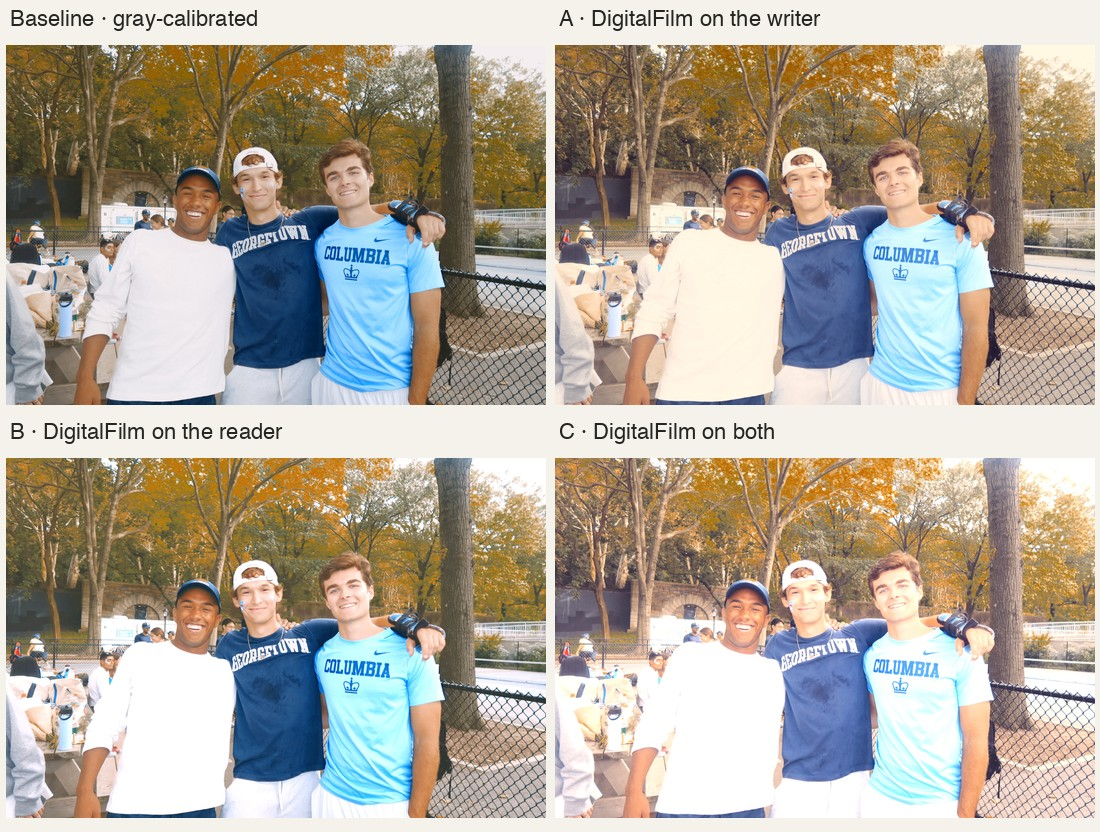
#> input picture experiments/negative/branch-comparison.jpg, 1100 x 832 px
$ python negative_pipeline.py expose branch-comparison.jpg out.png
#> lines starting #> are read from the running program, lines starting #| are printed output that depends on the picture
#> (reads experiments/negative/model.npz from the repository)
"""A two-process experiment. A 16-bit PNG is the only image passed between stages."""
import argparse
from pathlib import Path
import cv2
import numpy as np
from PIL import Image
HERE = Path(__file__).resolve().parent
# Approximate readings of Fujifilm NPH 400, bulletin AF3-121E, section 20.
LOG_H = [-3.5, -3, -2.5, -2, -1.5, -1, -.5, 0, .5, .65]
CURVES = [[.16,.16,.21,.40,.67,.98,1.28,1.58,1.86,1.94],
          [.68,.68,.73,.90,1.20,1.50,1.78,2.04,2.29,2.36],
          [.95,.95,1.00,1.22,1.49,1.76,2.01,2.26,2.51,2.59]]


def as_density(negative):
    return -np.log10(np.maximum(negative, 1/65535))


def features(z):
    r,g,b=z.T
    return np.column_stack((np.ones(len(z)),r,g,b,r*r,g*g,b*b,r*g,g*b,b*r))


def make_negative(rgb, model):
    linear=np.where(rgb<=.04045,rgb/12.92,((rgb+.055)/1.055)**2.4)
    h=np.log10(np.maximum(linear,.00001))-.65
    stock=np.stack([np.interp(h[...,c],LOG_H,CURVES[c]) for c in range(3)],axis=-1)
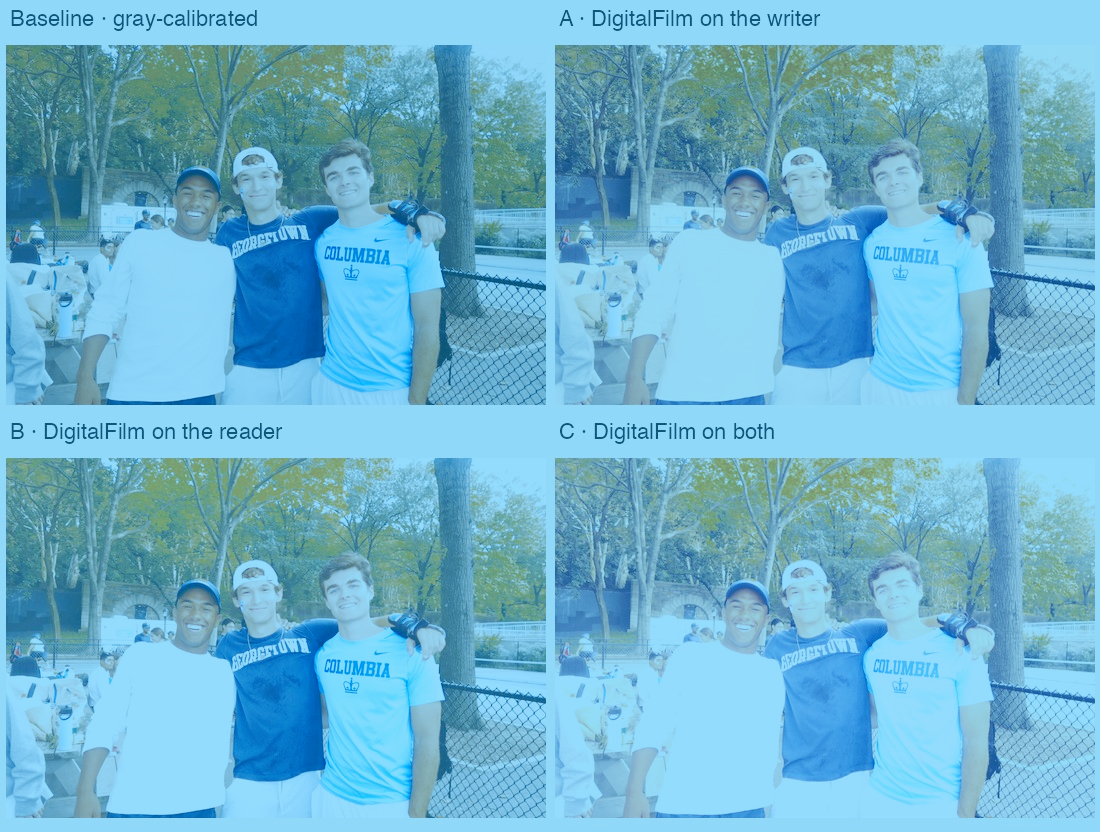
#> stock: shape (832, 1100, 3) float64; mean R, G, B 0.927, 1.41, 1.61; drawn with min black and max white
    # Relative calibration: assume sRGB levels 0.06 and 0.94 approximately span
    # the median within-frame 2nd and 98th density percentiles in training scans.
    endpoint=np.asarray([.06,.94])
    anchor_h=np.log10(((endpoint+.055)/1.055)**2.4)-.65
    anchor=np.array([np.interp(anchor_h,LOG_H,c) for c in CURVES]).T
    z=(stock-anchor[0])/(anchor[1]-anchor[0])
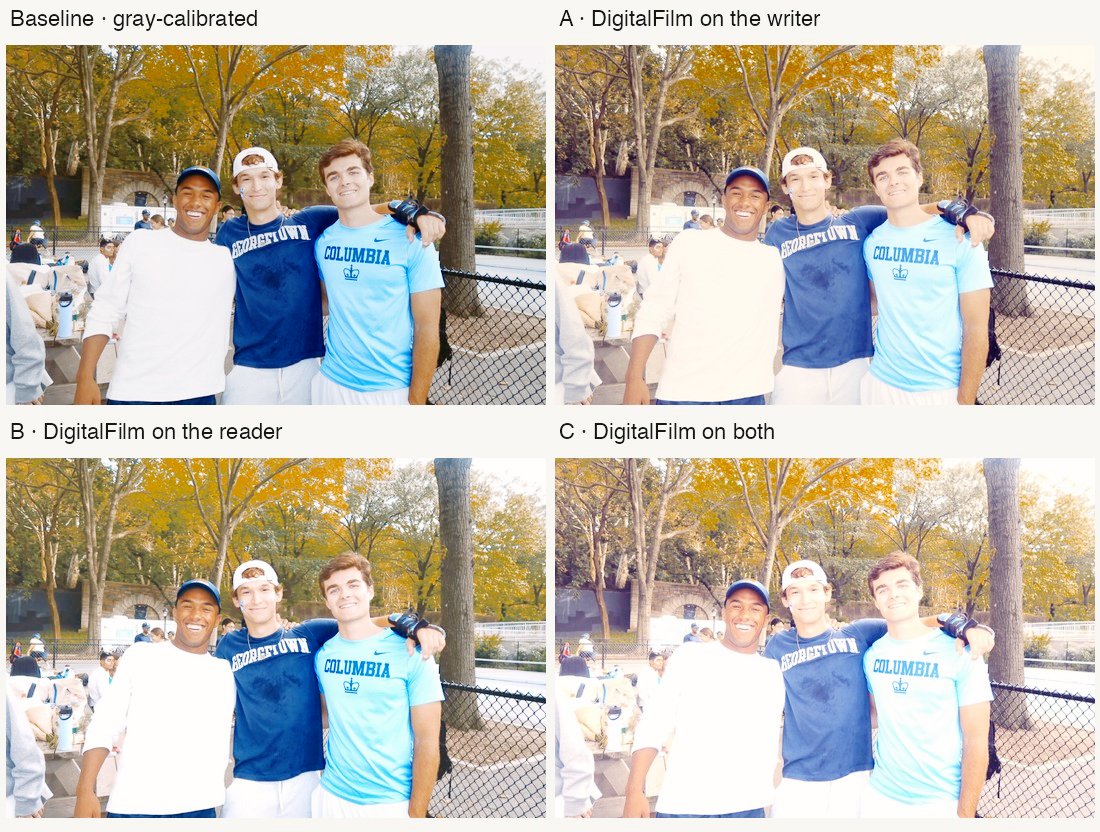
#> z: shape (832, 1100, 3) float64; mean R, G, B 0.771, 0.744, 0.693; drawn with min black and max white
    scanner_density=model['lo']+z*(model['hi']-model['lo'])
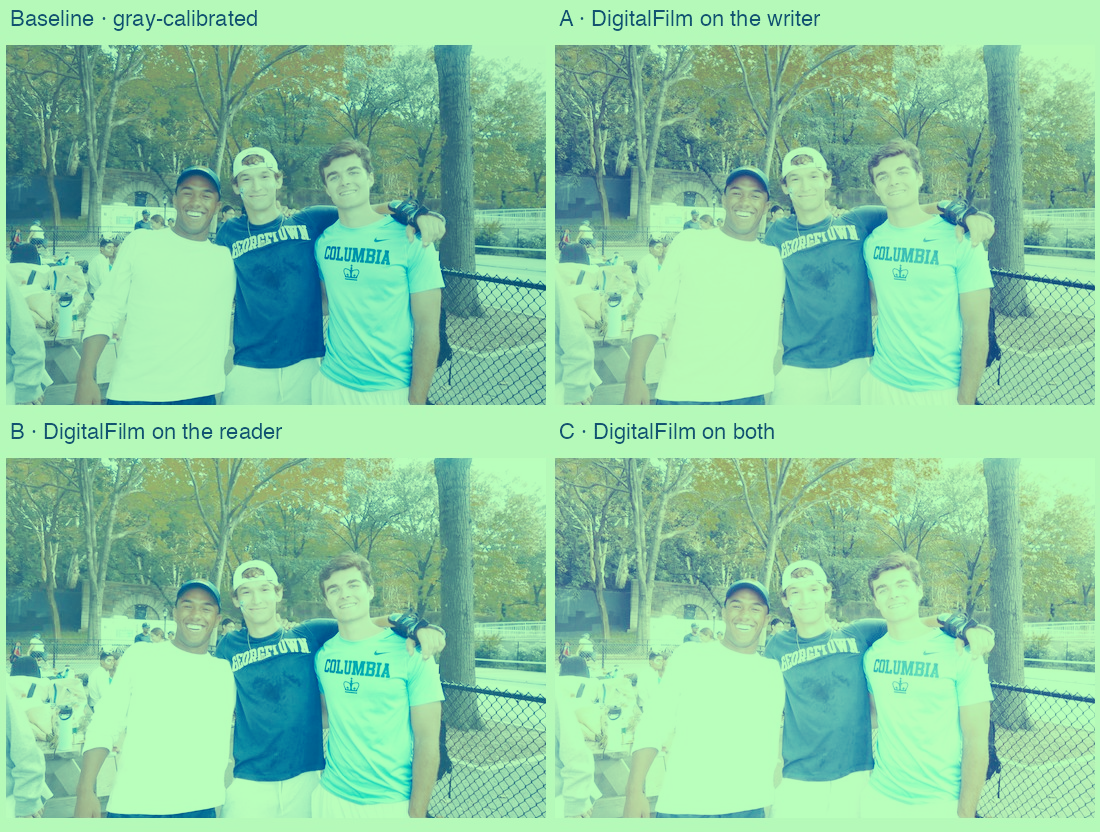
#> scanner_density: shape (832, 1100, 3) float64; mean R, G, B 0.869, 1.15, 0.972; drawn with min black and max white
    return np.clip(10**(-scanner_density),0,1)


def develop(negative, model):
    z=np.clip((as_density(negative)-model['lo'])/(model['hi']-model['lo']),-.5,1.5)
    out=np.empty_like(negative)
    for start in range(0,z.shape[0],64):
        block=z[start:start+64]
        out[start:start+64]=(features(block.reshape(-1,3))@model['weights']).reshape(block.shape)
    return out.clip(0,1)


if __name__=='__main__':
    parser=argparse.ArgumentParser(description=__doc__)
    parser.add_argument('stage',choices=['expose','develop'])
    parser.add_argument('input',type=Path)
    parser.add_argument('output',type=Path)
    parser.add_argument('--gray-calibration',action='store_true',help='Calibrate synthetic scan exposure and channel balance on a virtual gray ramp (expose only).')
    parser.add_argument('--branch', choices=['baseline','A','B','C'], default='baseline',
                        help='DigitalFilm adapter placement: A writer, B reader, C both. All three use gray calibration.')
    args=parser.parse_args()
    if args.gray_calibration and args.stage!='expose':parser.error('Gray calibration belongs to expose.')
    with np.load(HERE/'model.npz') as model:
        if args.stage=='expose':
            if args.output.suffix.lower()!='.png':parser.error('Use PNG for the 16-bit intermediate.')
            rgb=np.asarray(Image.open(args.input).convert('RGB'),dtype=np.float32)/255
            negative=make_negative(rgb,model)
            if args.gray_calibration or args.branch!='baseline':
                from neutral import calibrate,apply
                negative=apply(negative,model,calibrate(model))
            if args.branch in ('A','C'):
                from digitalfilm import parameters,writer_adjust
                negative=writer_adjust(negative,model,parameters()['writer'])
            assert cv2.imwrite(str(args.output),np.round(negative[:,:,::-1]*65535).astype('uint16'))
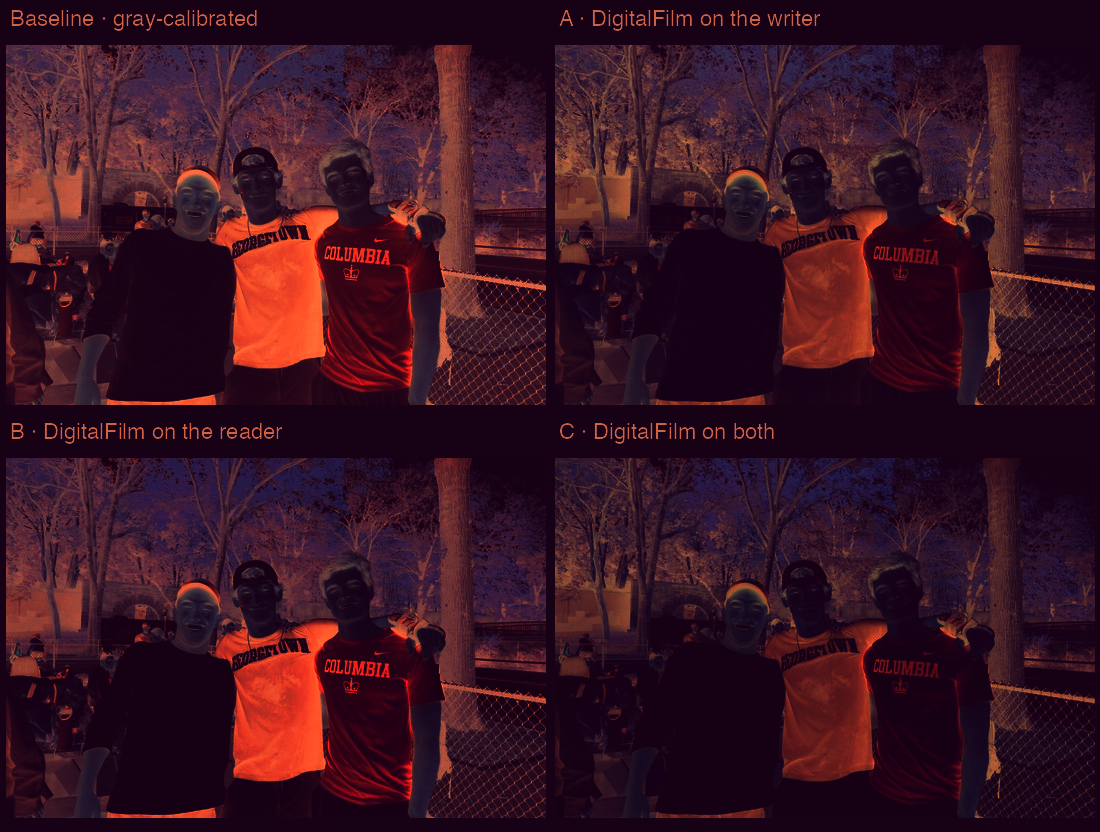
#> saved as out.png: shape (832, 1100, 3) uint16; mean B, G, R 7207.3, 5251.1, 10060.7; drawn with min black and max white
        else:
            raw=cv2.imread(str(args.input),cv2.IMREAD_UNCHANGED)
            if raw is None or raw.dtype!=np.uint16 or raw.ndim!=3 or raw.shape[2]!=3:
                parser.error('Developer input must be a 16-bit three-channel negative.')
            rgb=develop(raw[:,:,::-1].astype('float32')/65535,model)
            if args.branch in ('B','C'):
                from digitalfilm import parameters,reader_adjust
                rgb=reader_adjust(rgb,parameters()['reader'])
            Image.fromarray(np.round(rgb*255).astype('uint8')).save(args.output,quality=95)
